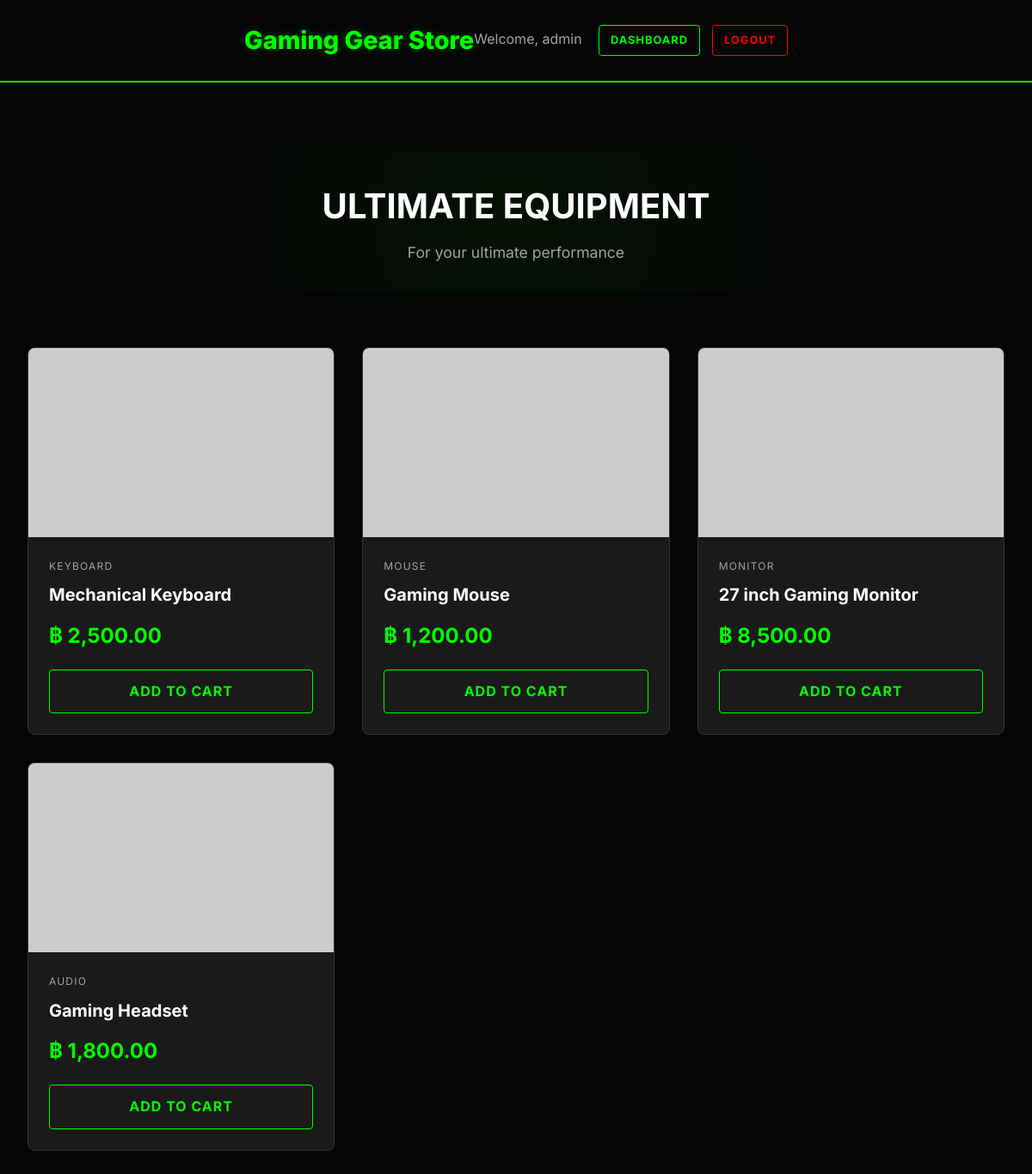
The page / (signed in) on the database its author committed.
### tables this page shows
CREATE TABLE IF NOT EXISTS products (
    id INT AUTO_INCREMENT PRIMARY KEY,
    name VARCHAR(255) NOT NULL,
    category VARCHAR(100) NOT NULL,
    price DECIMAL(10, 2) NOT NULL,
    stock INT NOT NULL DEFAULT 0,
    image_url VARCHAR(255),
    created_at TIMESTAMP DEFAULT CURRENT_TIMESTAMP
);

### index.php (the view, shortened to what this page needs)
<?php
require_once 'db.php';
try {
    $stmt = $pdo->query("SELECT * FROM products");
    $products = $stmt->fetchAll();
} catch (PDOException $e) {
    die("Error fetching products: " . $e->getMessage());
}
?>
<!DOCTYPE html>
<html lang="en">
<head>
    <link rel="stylesheet" href="style.css">
</head>
<body>
    <header>
        <div class="container flex-between" style="padding: 0;">
            <div class="logo">
                <h1>Gaming Gear Store</h1>
            </div>
            <nav>
                <?php if (isset($_SESSION['user_id'])): ?>
                    <span class="text-muted" style="margin-right: 15px;">Welcome,
                        <?php echo htmlspecialchars($_SESSION['username']); ?></span>
                    <?php if (isset($_SESSION['role']) && $_SESSION['role'] === 'Admin'): ?>
                        <a href="admin_dashboard.php" class="btn btn-sm" style="margin-right: 10px;">Dashboard</a>
                    <?php endif; ?>
                    <a href="logout.php" class="btn btn-danger btn-sm">Logout</a>
                <?php else: ?>
                    <a href="login.php" class="btn btn-sm" style="margin-right: 10px;">Login</a>
                    <a href="register.php" class="btn btn-sm">Register</a>
                <?php endif; ?>
            </nav>
        </div>
    </header>
    <div class="container">
        <div class="hero">
            <h2>Ultimate Equipment</h2>
            <p>For your ultimate performance</p>
        </div>
        <div class="product-grid">
            <?php if (count($products) > 0): ?>
                <?php foreach ($products as $product): ?>
                    <div class="product-card">
                        <div class="product-image">
                            <img src="<?php echo htmlspecialchars($product['image_url']); ?>"
                                alt="<?php echo htmlspecialchars($product['name']); ?>">
                        </div>
                        <div class="product-details">
                            <div class="product-category">
                                <?php echo htmlspecialchars($product['category']); ?>
                            </div>
                            <h2 class="product-name">
                                <?php echo htmlspecialchars($product['name']); ?>
                            </h2>
                            <div class="product-price">฿
                                <?php echo number_format($product['price'], 2); ?>
                            </div>
                            <a href="#" class="btn w-full">Add to Cart</a>
                        </div>
                    </div>
                <?php endforeach; ?>
            <?php else: ?>
                <p class="text-center" style="grid-column: 1 / -1;">No products found.</p>
            <?php endif; ?>
        </div>
    </div>
</body>
</html>

### style.css (style rules this page uses)
:root { --bg-primary: #050505; --bg-secondary: #121212; --text-primary: #ffffff; --text-secondary: #a3a3a3; --accent-primary: #00ff00; --accent-secondary: #cc0000; --accent-hover: #33ff33; --danger: #ff0000; --success: #00ff00; --card-bg: #1a1a1a; --border-color: #333333; --input-bg: #262626; }
* { box-sizing: border-box; margin: 0; padding: 0; }
body { font-family: 'Inter', system-ui, -apple-system, sans-serif; background-color: var(--bg-primary); color: var(--text-primary); line-height: 1.6; min-height: 100vh; }
.container { max-width: 1200px; margin: 0 auto; padding: 2rem; }
header { display: flex; justify-content: space-between; align-items: center; padding: 1.5rem 0; border-bottom: 2px solid var(--accent-primary); margin-bottom: 3rem; background: var(--bg-primary); }
.logo h1 { font-size: 1.8rem; font-weight: 800; color: var(--accent-primary); text-shadow: 0 0 10px rgba(0, 255, 0, 0.3); margin: 0; }
.btn { display: inline-flex; align-items: center; justify-content: center; gap: 0.5rem; padding: 0.75rem 1.5rem; border-radius: 4px; font-weight: 700; text-decoration: none; transition: all 0.3s ease; border: 1px solid var(--accent-primary); cursor: pointer; background: transparent; color: var(--accent-primary); text-transform: uppercase; letter-spacing: 1px; }
.btn-sm { padding: 0.4rem 0.8rem; font-size: 0.8rem; }
.btn-danger { border-color: var(--danger); color: var(--danger); }
.product-grid { display: grid; grid-template-columns: repeat(auto-fill, minmax(280px, 1fr)); gap: 2rem; }
.product-card { background: var(--card-bg); border: 1px solid var(--border-color); border-radius: 8px; overflow: hidden; transition: all 0.3s ease; }
.product-image { height: 220px; background: var(--bg-secondary); display: flex; align-items: center; justify-content: center; overflow: hidden; position: relative; }
.product-image img { width: 100%; height: 100%; object-fit: cover; transition: transform 0.5s ease; }
.product-details { padding: 1.5rem; }
.product-category { font-size: 0.75rem; text-transform: uppercase; letter-spacing: 0.1em; color: var(--text-secondary); margin-bottom: 0.5rem; }
.product-name { font-size: 1.25rem; font-weight: 700; margin-bottom: 0.8rem; color: var(--text-primary); }
.product-price { font-size: 1.5rem; font-weight: 700; color: var(--accent-primary); margin-bottom: 1.2rem; }
.text-muted { color: var(--text-secondary); }
.flex-between { display: flex; justify-content: space-between; align-items: center; }
.w-full { width: 100%; }
.hero { text-align: center; margin-bottom: 4rem; padding: 2rem 0; background: radial-gradient(circle at center, rgba(0, 255, 0, 0.05) 0%, transparent 70%); }
.hero h2 { font-size: 2.5rem; color: var(--text-primary); margin-bottom: 0.5rem; text-transform: uppercase; }
.hero p { color: var(--text-secondary); font-size: 1.1rem; }

### rows shown on the page
products: category "KEYBOARD", name "Mechanical Keyboard", price "2,500.00"
products: category "MOUSE", name "Gaming Mouse", price "1,200.00"
products: category "MONITOR", name "27 inch Gaming Monitor", price "8,500.00"
products: category "AUDIO", name "Gaming Headset", price "1,800.00"

### other values the page prints
$_SESSION['username'] "admin"
